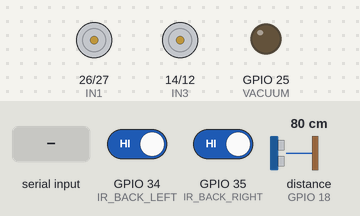
The sketch below on a simulated ESP32. Parts: motor-driver pin pairs drawn as motors (green arrow = first pin HIGH = forward, orange = second pin HIGH = backward, longer = more drive, scaled by the enable pin), output pins drawn as LEDs (lit = HIGH). Wiring (inferred from the names in the program): ultrasonic range finder: trigger GPIO 5; echo GPIO 18. The test bench sets the inputs (shaded band); at power-on: GPIO 34 (IR_BACK_LEFT) HIGH, GPIO 35 (IR_BACK_RIGHT) HIGH, distance to the obstacle (sensor on GPIO 18) 80 cm. The echo pulse lasts 58.3 µs per cm; nothing arrives over Bluetooth unless stated; pins used as bus, display or sensor lines are not drawn; what the sketch prints to the serial monitor is not drawn.

Above: at 1.2 s.
1.3 s: "F\n" received over the second serial link
At 2.2 s:
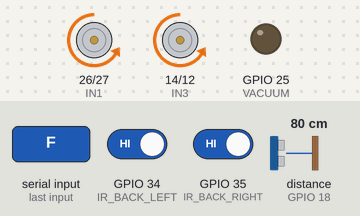
2.8 s: "B\n" received over the second serial link
At 3.1 s:
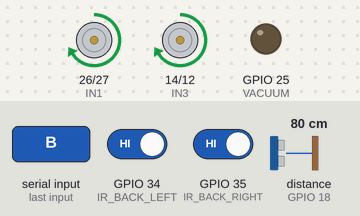
4.3 s: "L\n" received over the second serial link
At 5.2 s:
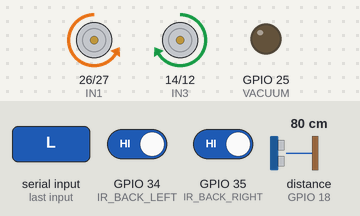
5.8 s: "R\n" received over the second serial link
At 7.0 s:
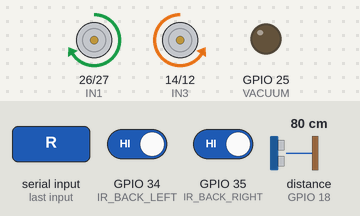
7.3 s: "V1\n" received over the second serial link
At 8.1 s:
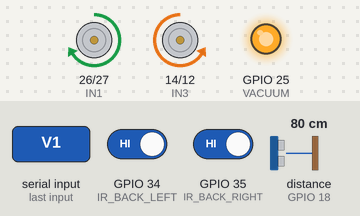
8.8 s: "S\n" received over the second serial link
At 9.8 s:
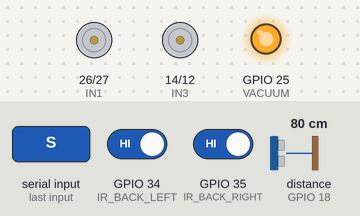
Timing chart, 0 to 11.3 s (numbered marks = the images above; inputs shaded):
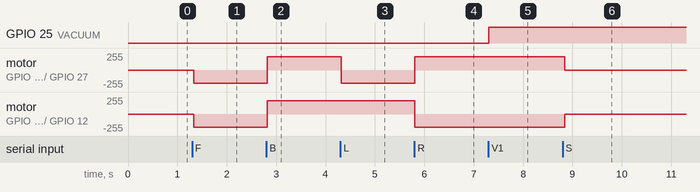

The sketch:

The_Cleaner_Bot.ino
```cpp
#include "BluetoothSerial.h"

// Initialize Bluetooth
BluetoothSerial SerialBT;

// Motor Pins
#define ENA 33
#define ENB 32
#define IN1 26
#define IN2 27
#define IN3 14
#define IN4 12

// Relay / Vacuum Pin
#define VACUUM 25

// Sensor Pins
#define TRIG 5
#define ECHO 18
#define IR_BACK_LEFT 34
#define IR_BACK_RIGHT 35

// Variables
long distance = 0;
int irLeftState = HIGH;
int irRightState = HIGH;

int motorSpeed = 200;   // 0-255

// State tracking & Safety thresholds
String currentMode = "S";    // Tracks what the robot is currently doing
const int SAFE_DIST_CM = 15; // Stop if front obstacle is closer than 15cm

long readUltrasonic() {
  digitalWrite(TRIG, LOW);
  delayMicroseconds(2);
  digitalWrite(TRIG, HIGH);
  delayMicroseconds(10);
  digitalWrite(TRIG, LOW);

  long duration = pulseIn(ECHO, HIGH, 30000); // Added timeout to prevent lag
  if (duration == 0) return 999; // If no echo, assume path is clear

  return duration * 0.034 / 2;
}

void moveBackward() {
  ledcWrite(ENA, motorSpeed);
  ledcWrite(ENB, motorSpeed);
  digitalWrite(IN1, HIGH);
  digitalWrite(IN2, LOW);
  digitalWrite(IN3, HIGH);
  digitalWrite(IN4, LOW);
}

void moveForward() {
  ledcWrite(ENA, motorSpeed);
  ledcWrite(ENB, motorSpeed);
  digitalWrite(IN1, LOW);
  digitalWrite(IN2, HIGH);
  digitalWrite(IN3, LOW);
  digitalWrite(IN4, HIGH);
}

void turnLeft() {
  ledcWrite(ENA, motorSpeed);
  ledcWrite(ENB, motorSpeed);
  digitalWrite(IN1, LOW);
  digitalWrite(IN2, HIGH);
  digitalWrite(IN3, HIGH);
  digitalWrite(IN4, LOW);
}

void turnRight() {
  ledcWrite(ENA, motorSpeed);
  ledcWrite(ENB, motorSpeed);
  digitalWrite(IN1, HIGH);
  digitalWrite(IN2, LOW);
  digitalWrite(IN3, LOW);
  digitalWrite(IN4, HIGH);
}

void stopRobot() {
  ledcWrite(ENA, 0);
  ledcWrite(ENB, 0);
  digitalWrite(IN1, LOW);
  digitalWrite(IN2, LOW);
  digitalWrite(IN3, LOW);
  digitalWrite(IN4, LOW);
}

void vacuumOn() {
  digitalWrite(VACUUM, HIGH);
}

void vacuumOff() {
  digitalWrite(VACUUM, LOW);
}

void processCommand(String cmd) {
  if (cmd == "F") { moveForward(); currentMode = "F"; }
  else if (cmd == "B") { moveBackward(); currentMode = "B"; }
  else if (cmd == "L") { turnLeft(); currentMode = "L"; }
  else if (cmd == "R") { turnRight(); currentMode = "R"; }
  else if (cmd == "S") { stopRobot(); currentMode = "S"; }
  else if (cmd == "V1") { vacuumOn(); SerialBT.println("Vacuum ON"); }
  else if (cmd == "V0") { vacuumOff(); SerialBT.println("Vacuum OFF"); }
}

void setup() {
  Serial.begin(115200);

  // Start Bluetooth with the device name "Cleaner_Robot"
  SerialBT.begin("Cleaner_Robot");
  Serial.println("Bluetooth Started! Ready to pair.");

  // Motor output setup
  pinMode(IN1, OUTPUT);
  pinMode(IN2, OUTPUT);
  pinMode(IN3, OUTPUT);
  pinMode(IN4, OUTPUT);
  pinMode(VACUUM, OUTPUT);

  // Sensor pin setup
  pinMode(TRIG, OUTPUT);
  pinMode(ECHO, INPUT);
  pinMode(IR_BACK_LEFT, INPUT);
  pinMode(IR_BACK_RIGHT, INPUT);

  /* PWM setup (ESP32 Core v3.x API) */
  ledcAttach(ENA, 1000, 8);
  ledcAttach(ENB, 1000, 8);

  stopRobot();
}

void loop() {
  // 1. Read all sensors
  distance = readUltrasonic();
  irLeftState = digitalRead(IR_BACK_LEFT);
  irRightState = digitalRead(IR_BACK_RIGHT);

  // 2. Listen for Bluetooth Commands
  if (SerialBT.available()) {
    String cmd = SerialBT.readStringUntil('\n');
    cmd.trim(); // Remove invisible characters like \r

    if (cmd.length() > 0) {
      SerialBT.print("Received: ");
      SerialBT.println(cmd);
      processCommand(cmd);
    }
  }

  // 3. The "Reflexes" (Safety Overrides)

  // Safety: Stop if moving forward and ultrasonic detects something close
  if (currentMode == "F" && distance < SAFE_DIST_CM) {
    stopRobot();
    currentMode = "S"; // Update state so it doesn't get stuck in a loop
    SerialBT.println("ALERT: Front obstacle! Brakes applied.");
  }

  // Safety: Stop if moving backward and either rear IR detects an obstacle
  // (Assuming your IR module outputs LOW when an object is detected)
  if (currentMode == "B" && (irLeftState == LOW || irRightState == LOW)) {
    stopRobot();
    currentMode = "S";
    SerialBT.println("ALERT: Rear obstacle! Brakes applied.");
  }

  delay(50); // Short delay for stability
}
```

Measured:
- after the input at 1.3 s, motor on GPIO 26 (IN1) / GPIO 27 (IN2), motor on GPIO 14 (IN3) / GPIO 12 (IN4): stopped → backward 199/255 at once
- after the input at 2.8 s, motor on GPIO 26 (IN1) / GPIO 27 (IN2), motor on GPIO 14 (IN3) / GPIO 12 (IN4): backward 199/255 → forward 199/255 at once
- after the input at 4.3 s, motor on GPIO 26 (IN1) / GPIO 27 (IN2): forward 199/255 → backward 199/255 at once
- after the input at 5.8 s, motor on GPIO 26 (IN1) / GPIO 27 (IN2): backward 199/255 → forward 199/255 at once; motor on GPIO 14 (IN3) / GPIO 12 (IN4): forward 199/255 → backward 199/255 at once
- after the input at 7.3 s, GPIO 25 (VACUUM): LOW → HIGH at once
- after the input at 8.8 s, motor on GPIO 26 (IN1) / GPIO 27 (IN2): forward 199/255 → stopped after 0.05 s; motor on GPIO 14 (IN3) / GPIO 12 (IN4): backward 199/255 → stopped after 0.05 s
